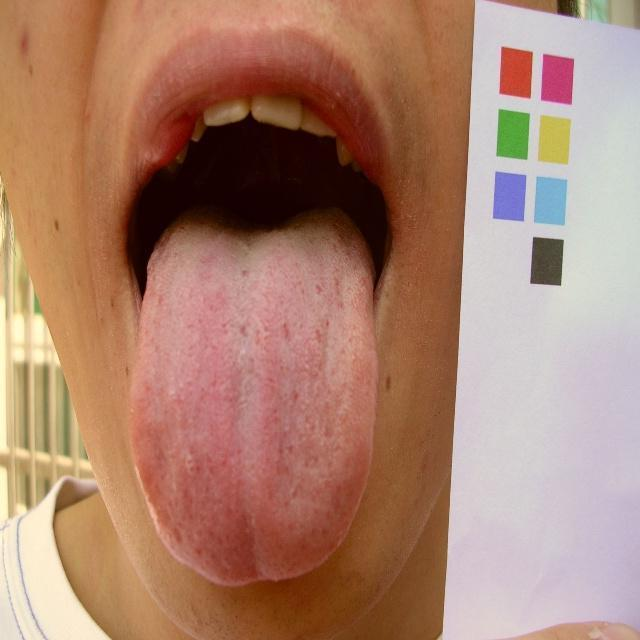
#> input picture Data Manipulation/Color Correction/Reference Images/REFERENCE_CARD_2.jpg, 640 x 640 px
$ jupyter execute 'Color Correction.ipynb'
#> lines starting #> are read from the running program, lines starting #| are printed output that depends on the picture
[cell 1]
import cv2
import numpy as np
import matplotlib.pyplot as plt

[cell 2]
def color_correct_image(dataset_image_path, output_path, reference_image_path='Reference Images/REFERENCE_CARD_2.jpg'):
    """
    Adjusts the color of the dataset image to match the color statistics of the reference image, using LAB color space.

    Parameters:
    - reference_image_path: str, path to the reference image.
    - dataset_image_path: str, path to the dataset image to be color corrected.
    - output_image_path: str, path where the adjusted image will be saved.

    Returns:
    - None
    """
#> called with dataset_image_path = 'Samples/sample_2_cropped.jpg', output_path = 'output', reference_image_path = 'Reference Images/REFERENCE_CARD_2.jpg'
    reference_image = cv2.imread(reference_image_path)
#> reference_image is the input picture: shape (640, 640, 3); mean B, G, R 112, 131, 171.9
    if reference_image is None:
        raise FileNotFoundError(f"Reference image not found at {reference_image_path}")

    reference_lab = cv2.cvtColor(reference_image, cv2.COLOR_BGR2LAB)
#> reference_lab: shape (640, 640, 3); mean of channels 0, 1, 2 147.9, 142.3, 145.4
    mean_ref, stddev_ref = cv2.meanStdDev(reference_lab)
#> mean_ref = [147.9, 142.3, 145.4]; stddev_ref = [56.1, 11.15, 14.82]
    l_mean_ref, a_mean_ref, b_mean_ref = mean_ref.flatten()
#> l_mean_ref = 147.9; a_mean_ref = 142.3; b_mean_ref = 145.4
    l_std_ref, a_std_ref, b_std_ref = stddev_ref.flatten()
#> l_std_ref = 56.1; a_std_ref = 11.15; b_std_ref = 14.82

    dataset_image = cv2.imread(dataset_image_path)
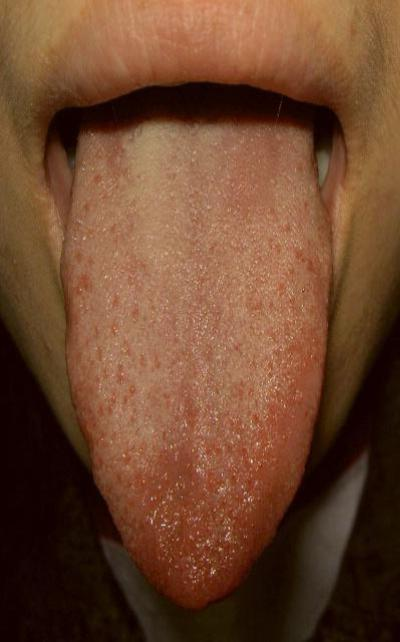
#> input picture Data Manipulation/Color Correction/Samples/sample_2_cropped.JPG, 400 x 642 px, found by its file name
#> dataset_image is the input picture: shape (642, 400, 3); mean B, G, R 46, 70.3, 109.7
    if dataset_image is None:
        raise FileNotFoundError(f"Dataset image not found at {dataset_image_path}")

    dataset_lab = cv2.cvtColor(dataset_image, cv2.COLOR_BGR2LAB)
#> dataset_lab: shape (642, 400, 3); mean of channels 0, 1, 2 84.5, 141.2, 148.2
    mean_ds, stddev_ds = cv2.meanStdDev(dataset_lab)
#> mean_ds = [84.47, 141.2, 148.2]; stddev_ds = [51.77, 6.95, 9.9]
    l_mean_ds, a_mean_ds, b_mean_ds = mean_ds.flatten()
#> l_mean_ds = 84.47; a_mean_ds = 141.2; b_mean_ds = 148.2
    l_std_ds, a_std_ds, b_std_ds = stddev_ds.flatten()
#> l_std_ds = 51.77; a_std_ds = 6.95; b_std_ds = 9.9

    l_std_ds = l_std_ds if l_std_ds > 0 else 1
    a_std_ds = a_std_ds if a_std_ds > 0 else 1
    b_std_ds = b_std_ds if b_std_ds > 0 else 1

    l_adj = ((dataset_lab[:, :, 0] - l_mean_ds) * (l_std_ref / l_std_ds)) + l_mean_ref
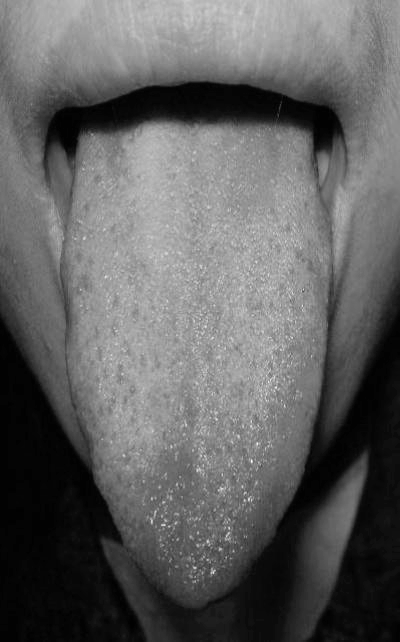
#> l_adj: shape (642, 400) float64; min 57.39, max 293.6, mean 147.9; drawn with min black and max white
    a_adj = ((dataset_lab[:, :, 1] - a_mean_ds) * (a_std_ref / a_std_ds)) + a_mean_ref
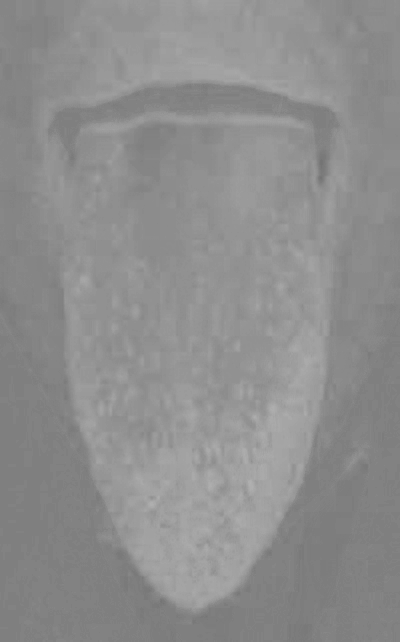
#> a_adj: shape (642, 400) float64; min 116.2, max 177.2, mean 142.3
    b_adj = ((dataset_lab[:, :, 2] - b_mean_ds) * (b_std_ref / b_std_ds)) + b_mean_ref
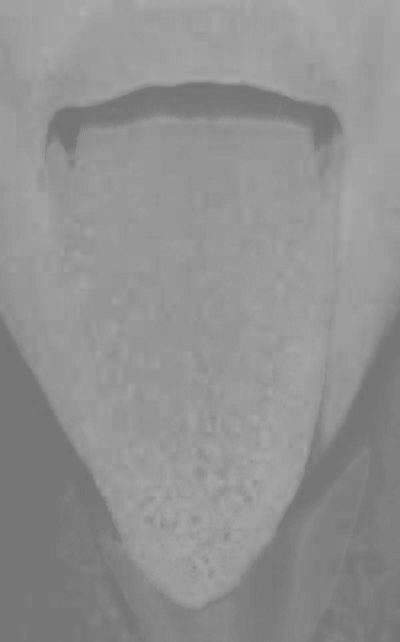
#> b_adj: shape (642, 400) float64; min 112.2, max 173.6, mean 145.4

    # Merge the adjusted channels
    adjusted_lab = cv2.merge([l_adj, a_adj, b_adj])
#> adjusted_lab: shape (642, 400, 3) float64; mean of channels 0, 1, 2 147.9, 142.3, 145.4

    # Clip the values to be within the valid range and convert to uint8
    adjusted_lab = np.clip(adjusted_lab, 0, 255).astype('uint8')
#> adjusted_lab: shape (642, 400, 3); mean of channels 0, 1, 2 147.3, 141.7, 145

    # Convert back to RGB color space
    adjusted_rgb = cv2.cvtColor(adjusted_lab, cv2.COLOR_LAB2BGR)
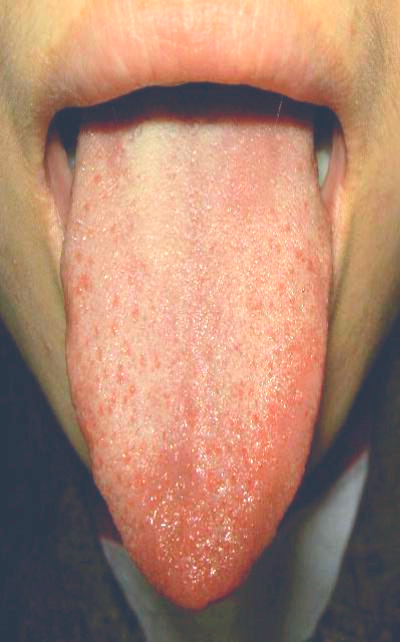
#> adjusted_rgb: shape (642, 400, 3); mean B, G, R 110.4, 131, 172.3

    filename = dataset_image_path.split('/')[1][:-4]
    cv2.imwrite(f'{output_path}/{filename}_corrected.jpg', adjusted_rgb)

[cell 3]
color_correct_image('Samples/sample_2_cropped.jpg', 'output')

# LAB color space demo

Displays an image in the LAB color space.

[cell 4]
img_lab = cv2.imread('Samples/sample_3.jpg')
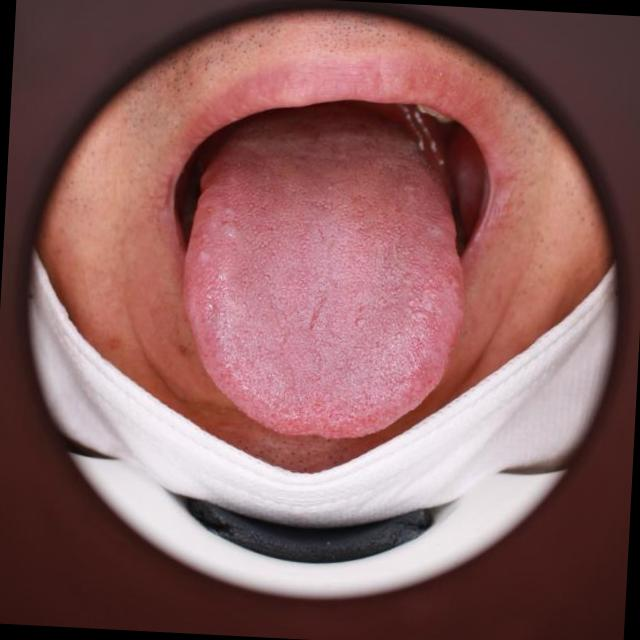
#> input picture Data Manipulation/Color Correction/Samples/sample_3.jpg, 640 x 640 px
#> img_lab is the input picture: shape (640, 640, 3); mean B, G, R 94.8, 95.3, 137.6
img_lab = cv2.cvtColor(img_lab, cv2.COLOR_BGR2LAB)
#> img_lab: shape (640, 640, 3); mean of channels 0, 1, 2 111.9, 145.7, 136.2

plt.imshow(img_lab)

[cell 5]
# Modify channel and convert back to RGB
img_lab[:,:,2] = img_lab[:,:,2] + 15
#> img_lab: shape (640, 640, 3); mean of channels 0, 1, 2 111.9, 145.7, 151.2
img_rgb = cv2.cvtColor(img_lab, cv2.COLOR_LAB2RGB)
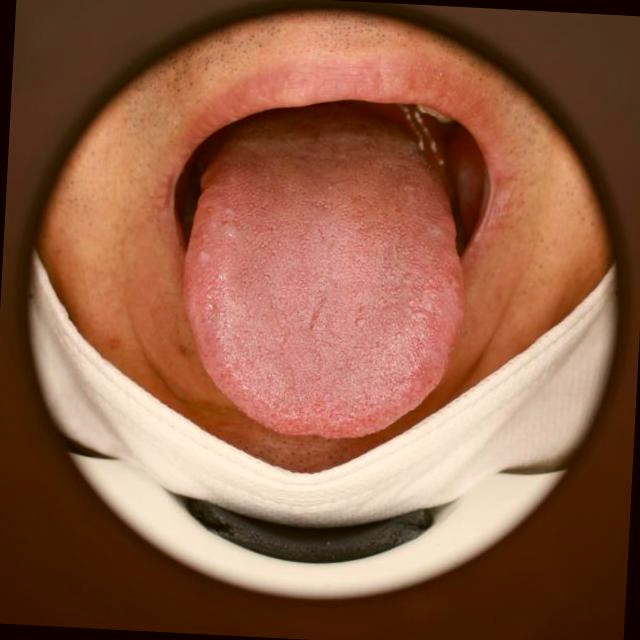
#> img_rgb: shape (640, 640, 3); mean R, G, B 143.9, 94.7, 70.4

plt.imshow(img_rgb)

# Color Histogram Visualization

The objective of this section is to observe differences in the color histograms between an image with color reference card and the same image without.

[cell 6]
img_rgb = cv2.imread('Samples/sample_3.jpg')
img_rgb = cv2.cvtColor(img_rgb, cv2.COLOR_BGR2RGB)

[cell 7]
# Visualize color histogram of image
plt.figure(figsize=(15, 5))
for i, col in enumerate(['r', 'g', 'b']):
    hist = cv2.calcHist([img_rgb], [i], None, [256], [0, 256])
    plt.plot(hist, color=col)
    plt.xlim([0, 256])
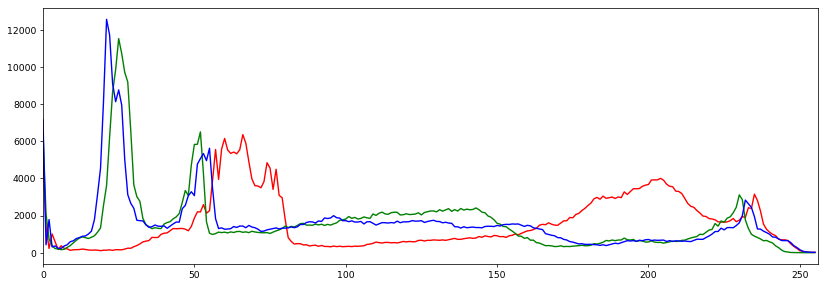
#> figure drawn by matplotlib, 1 panel; curve peaks at x = 66, y = 6355; curve peaks at x = 25, y = 11525; curve peaks at x = 21, y = 12561

[cell 8]
img_rgb_cropped = cv2.imread('Samples/sample_2_cropped.jpg')
img_rgb_cropped = cv2.cvtColor(img_rgb_cropped, cv2.COLOR_BGR2RGB)

[cell 9]
# Visualize color histogram of cropped image
plt.figure(figsize=(15, 5))
for i, col in enumerate(['r', 'g', 'b']):
    hist = cv2.calcHist([img_rgb_cropped], [i], None, [256], [0, 256])
    plt.plot(hist, color=col)
    plt.xlim([0, 256])
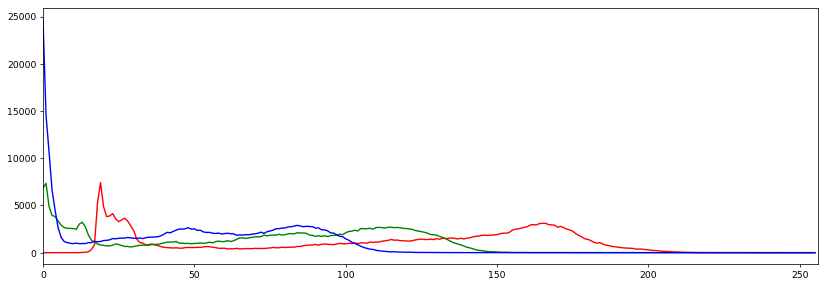
#> figure drawn by matplotlib, 1 panel; curve peaks at x = 19, y = 7422; curve peaks at x = 1, y = 7344; curve peaks at x = 0, y = 24717
